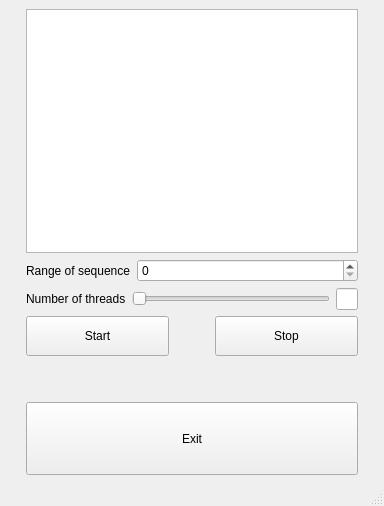
<?xml version="1.0" encoding="UTF-8"?>
<ui version="4.0">
 <class>MainWindow</class>
 <widget class="QMainWindow" name="MainWindow">
  <property name="geometry">
   <rect>
    <x>0</x>
    <y>0</y>
    <width>384</width>
    <height>506</height>
   </rect>
  </property>
  <property name="windowTitle">
   <string>CollatzConjecture</string>
  </property>
  <widget class="QWidget" name="centralwidget">
   <layout class="QVBoxLayout" name="verticalLayout_6">
    <item>
     <layout class="QHBoxLayout" name="horizontalLayout_7" stretch="5,100,5">
      <item>
       <spacer name="horizontalSpacer_2">
        <property name="orientation">
         <enum>Qt::Orientation::Horizontal</enum>
        </property>
        <property name="sizeHint" stdset="0">
         <size>
          <width>40</width>
          <height>20</height>
         </size>
        </property>
       </spacer>
      </item>
      <item>
       <layout class="QVBoxLayout" name="verticalLayout_5" stretch="10,4,0,3">
        <item>
         <layout class="QHBoxLayout" name="horizontalLayout" stretch="40">
          <item>
           <widget class="QPlainTextEdit" name="outText">
            <property name="readOnly">
             <bool>true</bool>
            </property>
           </widget>
          </item>
         </layout>
        </item>
        <item>
         <layout class="QVBoxLayout" name="verticalLayout_4">
          <item>
           <layout class="QVBoxLayout" name="verticalLayout_3" stretch="1,1,2">
            <item>
             <layout class="QHBoxLayout" name="horizontalLayout_2" stretch="0,5">
              <item>
               <widget class="QLabel" name="rangeName">
                <property name="text">
                 <string>Range of sequence</string>
                </property>
               </widget>
              </item>
              <item>
               <widget class="QSpinBox" name="range">
                <property name="sizePolicy">
                 <sizepolicy hsizetype="Preferred" vsizetype="Fixed">
                  <horstretch>0</horstretch>
                  <verstretch>0</verstretch>
                 </sizepolicy>
                </property>
               </widget>
              </item>
             </layout>
            </item>
            <item>
             <layout class="QHBoxLayout" name="horizontalLayout_3" stretch="0,20,1">
              <item>
               <widget class="QLabel" name="threadName">
                <property name="text">
                 <string>Number of threads</string>
                </property>
               </widget>
              </item>
              <item>
               <widget class="QSlider" name="threadNumbers">
                <property name="sizePolicy">
                 <sizepolicy hsizetype="Expanding" vsizetype="Fixed">
                  <horstretch>0</horstretch>
                  <verstretch>0</verstretch>
                 </sizepolicy>
                </property>
                <property name="orientation">
                 <enum>Qt::Orientation::Horizontal</enum>
                </property>
               </widget>
              </item>
              <item>
               <widget class="QLineEdit" name="threadDisp">
                <property name="sizePolicy">
                 <sizepolicy hsizetype="Expanding" vsizetype="Maximum">
                  <horstretch>0</horstretch>
                  <verstretch>0</verstretch>
                 </sizepolicy>
                </property>
                <property name="readOnly">
                 <bool>true</bool>
                </property>
               </widget>
              </item>
             </layout>
            </item>
            <item>
             <layout class="QHBoxLayout" name="horizontalLayout_5" stretch="30,0,30">
              <item>
               <widget class="QPushButton" name="startButton">
                <property name="sizePolicy">
                 <sizepolicy hsizetype="Expanding" vsizetype="Expanding">
                  <horstretch>0</horstretch>
                  <verstretch>0</verstretch>
                 </sizepolicy>
                </property>
                <property name="text">
                 <string>Start</string>
                </property>
               </widget>
              </item>
              <item>
               <spacer name="horizontalSpacer_7">
                <property name="orientation">
                 <enum>Qt::Orientation::Horizontal</enum>
                </property>
                <property name="sizeHint" stdset="0">
                 <size>
                  <width>40</width>
                  <height>20</height>
                 </size>
                </property>
               </spacer>
              </item>
              <item>
               <widget class="QPushButton" name="stopButton">
                <property name="sizePolicy">
                 <sizepolicy hsizetype="Expanding" vsizetype="Expanding">
                  <horstretch>0</horstretch>
                  <verstretch>0</verstretch>
                 </sizepolicy>
                </property>
                <property name="text">
                 <string>Stop</string>
                </property>
               </widget>
              </item>
             </layout>
            </item>
           </layout>
          </item>
         </layout>
        </item>
        <item>
         <spacer name="verticalSpacer">
          <property name="orientation">
           <enum>Qt::Orientation::Vertical</enum>
          </property>
          <property name="sizeHint" stdset="0">
           <size>
            <width>20</width>
            <height>40</height>
           </size>
          </property>
         </spacer>
        </item>
        <item>
         <layout class="QHBoxLayout" name="horizontalLayout_6" stretch="1">
          <item>
           <widget class="QPushButton" name="ExitButton">
            <property name="sizePolicy">
             <sizepolicy hsizetype="Expanding" vsizetype="Expanding">
              <horstretch>0</horstretch>
              <verstretch>0</verstretch>
             </sizepolicy>
            </property>
            <property name="text">
             <string>Exit</string>
            </property>
           </widget>
          </item>
         </layout>
        </item>
       </layout>
      </item>
      <item>
       <spacer name="horizontalSpacer">
        <property name="orientation">
         <enum>Qt::Orientation::Horizontal</enum>
        </property>
        <property name="sizeHint" stdset="0">
         <size>
          <width>40</width>
          <height>20</height>
         </size>
        </property>
       </spacer>
      </item>
     </layout>
    </item>
   </layout>
  </widget>
  <widget class="QMenuBar" name="menubar">
   <property name="geometry">
    <rect>
     <x>0</x>
     <y>0</y>
     <width>384</width>
     <height>21</height>
    </rect>
   </property>
  </widget>
  <widget class="QStatusBar" name="statusbar"/>
 </widget>
 <resources/>
 <connections/>
</ui>
